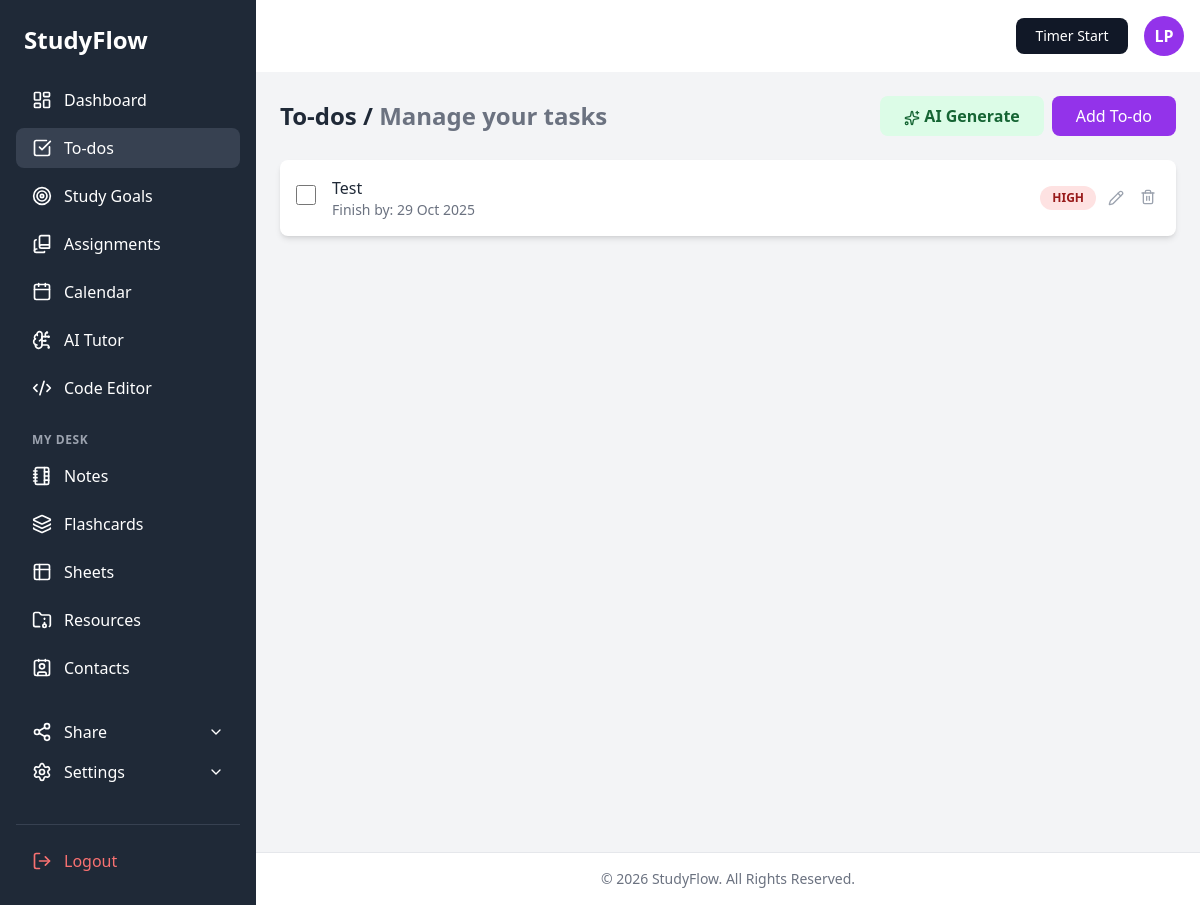
/pages/todos.php (signed in), run on the app's committed database.
### tables this page shows
CREATE TABLE `tasks` (
  `id` int(11) NOT NULL,
  `user_id` int(11) NOT NULL,
  `tenant_id` int(11) NOT NULL,
  `title` varchar(255) NOT NULL,
  `description` text DEFAULT NULL,
  `priority` enum('LOW','MEDIUM','HIGH') NOT NULL DEFAULT 'MEDIUM',
  `finish_by` date DEFAULT NULL,
  `is_completed` tinyint(1) NOT NULL DEFAULT 0,
  `created_at` datetime NOT NULL DEFAULT current_timestamp()
);

### pages/todos.php (the view, shortened to what this page needs)
<?php
require_once(__DIR__ . '/../config.php');
$error_message   = '';
$user_id   = (int)$_SESSION['id'];
$tenant_id = (int)($_SESSION['tenant_id'] ?? 0);
$tasks     = [];
$error_message   = $error_message   ?: flash_get('error');
if ($link) {
    $sql = "SELECT id, title, description, priority, finish_by, is_completed FROM tasks WHERE user_id = ? AND tenant_id = ? ORDER BY created_at DESC";
    if ($stmt = mysqli_prepare($link, $sql)) {
        mysqli_stmt_bind_param($stmt, "ii", $user_id, $tenant_id);
        mysqli_stmt_execute($stmt);
        $result = mysqli_stmt_get_result($stmt);
        while ($row = mysqli_fetch_assoc($result)) {
            $tasks[] = $row;
        }
    }
}
require_once(BASE_PATH . '/partials/header.php');
?>
<main class="flex-1 p-6 bg-gray-100">
    <div class="flex justify-between items-center mb-6">
        <h1 class="text-2xl font-semibold text-gray-800">To-dos / <span class="text-gray-500">Manage your tasks</span></h1>
        <div class="flex gap-2">
            <button onclick="openModal('aiTodosModal')" class="bg-green-100 text-green-800 px-6 py-2 rounded-lg hover:bg-green-200 font-semibold"><i data-lucide="sparkles" class="w-4 h-4 inline-block mr-1"></i>AI Generate</button>
            <button onclick="openModal('addTodoModal')" class="bg-purple-600 text-white px-6 py-2 rounded-lg hover:bg-purple-700">Add To-do</button>
        </div>
    </div>
    <div class="bg-white rounded-lg shadow-md">
        <div class="space-y-0"> <?php if (empty($tasks) && empty($error_message)): ?>
                <p class="text-center text-gray-500 p-6">You have no tasks yet. Click "Add To-do" to get started!</p>
            <?php else: ?>
                <?php foreach ($tasks as $task): ?>
                    <div class="task-item border-b border-gray-200 last:border-b-0">
                        <div class="task-header flex items-center justify-between p-4 cursor-pointer hover:bg-gray-50" onclick="toggleTaskView(this)">
                            <div class="flex items-center">
                                <form method="POST" class="mr-4" onclick="event.stopPropagation();">
                                    <input type="checkbox" name="is_completed" <?php echo $task['is_completed'] ? 'checked' : ''; ?> onchange="this.form.submit()" class="h-5 w-5 rounded border-gray-300 text-purple-600 focus:ring-purple-500">
                                </form>
                                <div>
                                    <p class="font-medium text-gray-800 <?php echo $task['is_completed'] ? 'line-through text-gray-400' : ''; ?>">
                                        <?php echo htmlspecialchars($task['title']); ?>
                                    </p>
                                    <p class="text-sm text-gray-500">
                                        Finish by: <?php echo htmlspecialchars($task['finish_by'] ? date('d M Y', strtotime($task['finish_by'])) : 'N/A'); ?>
                                    </p>
                                </div>
                            </div>
                            <div class="flex items-center space-x-2" onclick="event.stopPropagation();">
                                <?php
                                    $priority_class = 'bg-red-100 text-red-800';
                                ?>
                                <span class="px-3 py-1 text-xs font-semibold rounded-full <?php echo $priority_class; ?>">
                                    <?php echo htmlspecialchars($task['priority']); ?>
                                </span>
                                <button onclick='openEditModal(<?php echo htmlspecialchars(json_encode($task)); ?>)' class="text-gray-400 hover:text-blue-600 p-1"><i data-lucide="pencil" class="w-4 h-4"></i></button>
                                <form method="POST" onsubmit="return confirm('Are you sure?');" class="inline">
                                    <button type="submit" name="delete_task" class="text-gray-400 hover:text-red-600 p-1"><i data-lucide="trash-2" class="w-4 h-4"></i></button>
                                </form>
                            </div>
                        </div>
                    </div>
                <?php endforeach; ?>
            <?php endif; ?>
        </div>
    </div>
</main>
<?php
require_once(BASE_PATH . '/partials/footer.php');
?>

### assets/style.css (style rules this page uses)
body { font-family: 'Inter', sans-serif; }

### data on the page
tasks: title "Test", finish_by "29 Oct 2025", priority "HIGH"

### other printed values
$initials "LP"
